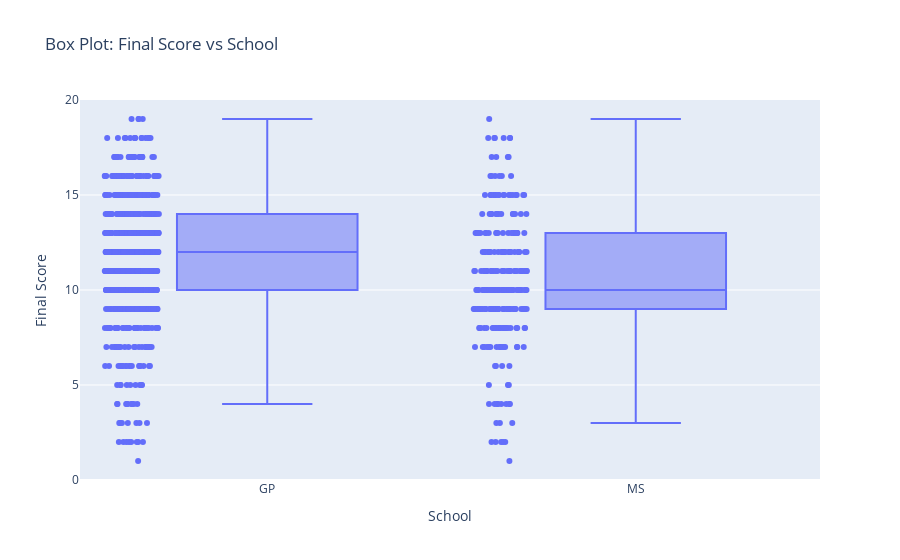

Notebook code cell kept with this figure:
### Code cell
fig = go.Figure()
fig.add_trace(go.Box(x=df['school'], y=df['Final_Score'], name='Final Score vs School', boxpoints='all'))
fig.update_layout(title='Box Plot: Final Score vs School', xaxis_title='School', yaxis_title='Final Score')
fig.show()

### Figure 1 — Plotly figure (JSON) as saved in the notebook; plotly's stock layout.template omitted (floating-point values rounded to 4 significant figures; data arrays with more than 128 entries replaced by an {"elided": "..."} marker saying what was removed)
{"data": [{"boxpoints": "all", "name": "Final Score vs School", "type": "box", "x": {"elided": "1044 str values"}, "y": {"elided": "1044 int values"}}], "layout": {"title": {"text": "Box Plot: Final Score vs School"}, "xaxis": {"title": {"text": "School"}}, "yaxis": {"title": {"text": "Final Score"}}}}
